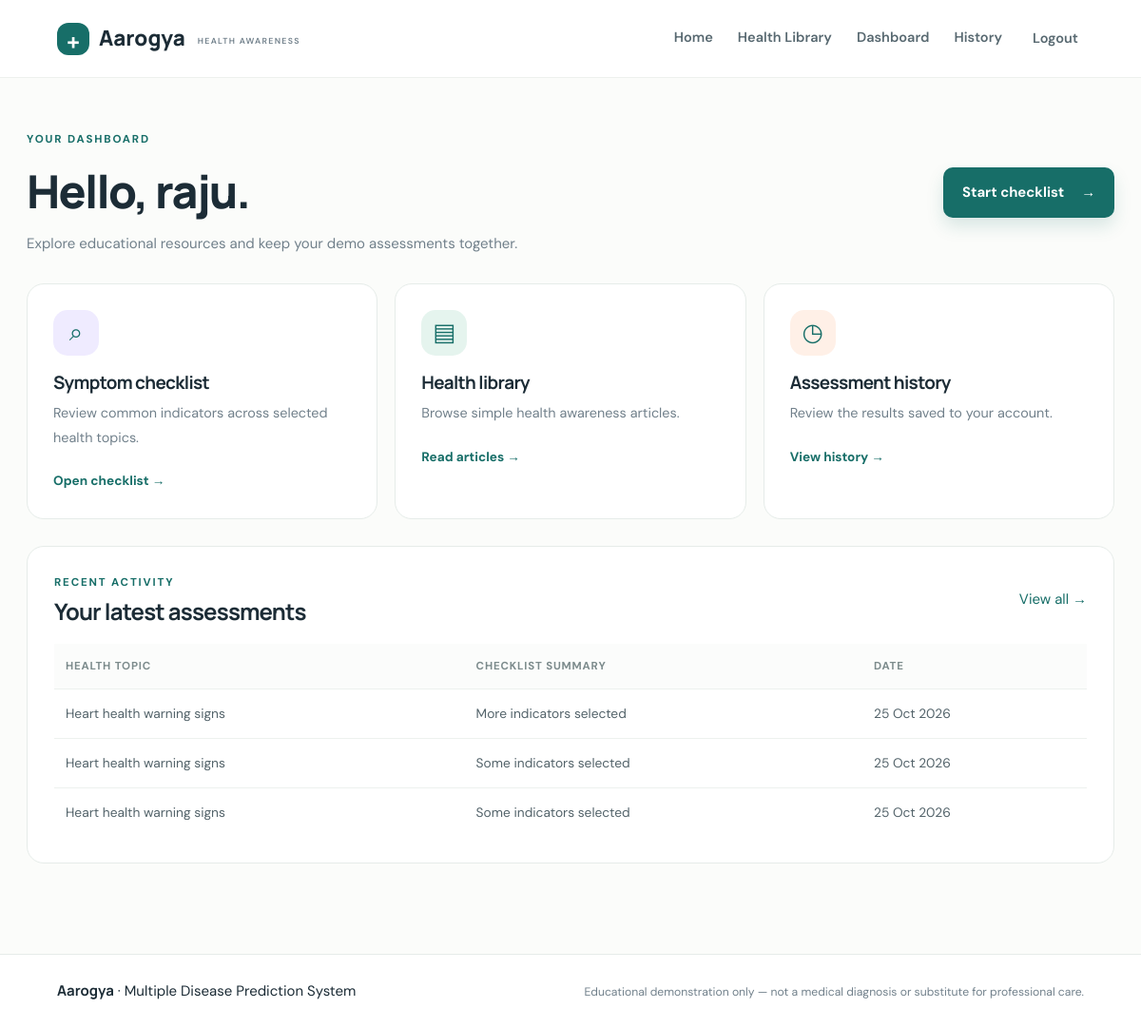
Page /dashboard (signed in) on the committed database.
### app.py (models this page shows)
class User(UserMixin, db.Model):
    id = db.Column(db.Integer, primary_key=True)
    name = db.Column(db.String(100), nullable=False)
    email = db.Column(db.String(160), unique=True, nullable=False, index=True)
    password_hash = db.Column(db.String(255), nullable=False)
    role = db.Column(db.String(20), nullable=False, default='user')
    created_at = db.Column(db.DateTime, default=datetime.utcnow)
    assessments = db.relationship('Assessment', backref='user', lazy=True, cascade='all, delete-orphan')

class Assessment(db.Model):
    id = db.Column(db.Integer, primary_key=True)
    user_id = db.Column(db.Integer, db.ForeignKey('user.id'), nullable=False)
    condition = db.Column(db.String(80), nullable=False)
    risk_level = db.Column(db.String(40), nullable=False)
    notes = db.Column(db.Text, nullable=False, default='')
    created_at = db.Column(db.DateTime, default=datetime.utcnow)

### app.py (the view)
@app.route('/dashboard')
@login_required
def dashboard():
    recent=Assessment.query.filter_by(user_id=current_user.id).order_by(Assessment.created_at.desc()).limit(5).all()
    return render_template('dashboard.html', recent=recent)

### app.py (called while the page is built)
@login_manager.user_loader
def load_user(user_id):
    return db.session.get(User, int(user_id))

### templates/dashboard.html
{% extends 'base.html' %}{% block title %}Dashboard | Aarogya{% endblock %}{% block content %}<section class="dashboard-head"><div><span class="eyebrow">YOUR DASHBOARD</span><h1>Hello, {{ current_user.name.split(' ')[0] }}.</h1><p>Explore educational resources and keep your demo assessments together.</p></div><a class="btn primary" href="{{ url_for('assessment') }}">Start checklist <span>→</span></a></section><div class="dashboard-grid"><a class="dash-tile" href="{{ url_for('assessment') }}"><div class="feature-icon lilac">⌕</div><h3>Symptom checklist</h3><p>Review common indicators across selected health topics.</p><span class="tile-link">Open checklist →</span></a><a class="dash-tile" href="{{ url_for('health_library') }}"><div class="feature-icon mint">▤</div><h3>Health library</h3><p>Browse simple health awareness articles.</p><span class="tile-link">Read articles →</span></a><a class="dash-tile" href="{{ url_for('history') }}"><div class="feature-icon peach">◷</div><h3>Assessment history</h3><p>Review the results saved to your account.</p><span class="tile-link">View history →</span></a></div><section class="content-card"><div class="card-heading"><div><span class="eyebrow">RECENT ACTIVITY</span><h2>Your latest assessments</h2></div><a href="{{ url_for('history') }}">View all →</a></div>{% if recent %}<div class="table-wrap"><table><thead><tr><th>Health topic</th><th>Checklist summary</th><th>Date</th></tr></thead><tbody>{% for r in recent %}<tr><td>{{ r.condition }}</td><td>{{ r.risk_level }}</td><td>{{ r.created_at.strftime('%d %b %Y') }}</td></tr>{% endfor %}</tbody></table></div>{% else %}<div class="empty-state"><div>◷</div><h3>No assessments yet</h3><p>Your completed checklist summaries will appear here.</p><a href="{{ url_for('assessment') }}">Start your first checklist →</a></div>{% endif %}</section>{% endblock %}

### static/css/style.css (style rules this page uses)
:root { --ink:#1c2c36;--muted:#71808b;--teal:#176e68;--teal-dark:#105650;--mint:#e5f4ee;--line:#e6ece9;--paper:#fbfcfa;--white:#fff;--lilac:#efebff;--peach:#fff0e7;--shadow:0 20px 60px rgba(27,65,57,.08) }
* { box-sizing:border-box }
body { margin:0;background:var(--paper);color:var(--ink);font-family:'DM Sans',sans-serif;font-size:15px;line-height:1.65 }
a { color:var(--teal);text-decoration:none }
h1,h2,h3 { font-family:Manrope,sans-serif;line-height:1.18;letter-spacing:-.035em;margin:0 0 14px }
h1 { font-size:clamp(2.3rem,5vw,4.25rem);font-weight:800 }
h2 { font-size:clamp(1.6rem,3vw,2.3rem) }
h3 { font-size:1.18rem }
p { color:var(--muted);margin:0 0 16px }
.eyebrow { font-size:.72rem;font-weight:700;letter-spacing:.16em;color:var(--teal);display:block;margin-bottom:17px }
.btn { display:inline-flex;justify-content:center;align-items:center;gap:18px;padding:13px 19px;border-radius:10px;font-weight:700;font-size:.93rem;border:1px solid transparent;cursor:pointer;transition:transform .2s,background .2s }
.btn.primary { background:var(--teal);color:#fff;box-shadow:0 9px 18px rgba(23,110,104,.15) }
.feature,.dash-tile,.library-card { background:#fff;border:1px solid var(--line);border-radius:18px;padding:27px;transition:transform .2s,box-shadow .2s }
.feature-icon { width:48px;height:48px;border-radius:15px;display:grid;place-items:center;font-size:1.6rem;margin-bottom:22px;color:var(--teal) }
.lilac { background:var(--lilac) }
.mint { background:var(--mint) }
.peach { background:var(--peach) }
.feature p,.dash-tile p { font-size:.9rem;line-height:1.8;margin:0 }
.dashboard-head { display:flex;align-items:center;justify-content:space-between;gap:20px;padding:55px 0 30px }
.dashboard-head h1,.page-heading h1 { font-size:clamp(2.2rem,4vw,3.3rem) }
.dashboard-head p { margin:10px 0 0 }
.dashboard-grid { display:grid;grid-template-columns:repeat(3,1fr);gap:18px;margin-bottom:28px }
.dash-tile { color:inherit }
.dash-tile .feature-icon { margin-bottom:17px }
.dash-tile h3 { margin-bottom:8px }
.tile-link { display:block;font-weight:700;font-size:.85rem;margin-top:22px;color:var(--teal) }
.content-card { background:#fff;border:1px solid var(--line);border-radius:18px;padding:28px;margin:25px 0 }
.card-heading { display:flex;align-items:center;justify-content:space-between;gap:20px;margin-bottom:20px }
.card-heading h2 { font-size:1.5rem;margin:0 }
.card-heading .eyebrow { margin-bottom:7px }
.table-wrap { overflow-x:auto }
table { border-collapse:collapse;width:100%;font-size:.86rem }
th,td { text-align:left;padding:14px 12px;border-bottom:1px solid #edf1ee;vertical-align:top }
th { font-size:.72rem;letter-spacing:.07em;text-transform:uppercase;color:#7c8b8c;background:#fbfcfb }
td { color:#53636a }
tr:last-child td { border-bottom:0 }

### rows in the picture
User: name "raju"
Assessment: condition "Heart health warning signs", risk_level "More indicators selected", created_at "25 Oct 2026"
Assessment: condition "Heart health warning signs", risk_level "Some indicators selected", created_at "25 Oct 2026"
Assessment: condition "Heart health warning signs", risk_level "Some indicators selected", created_at "25 Oct 2026"
